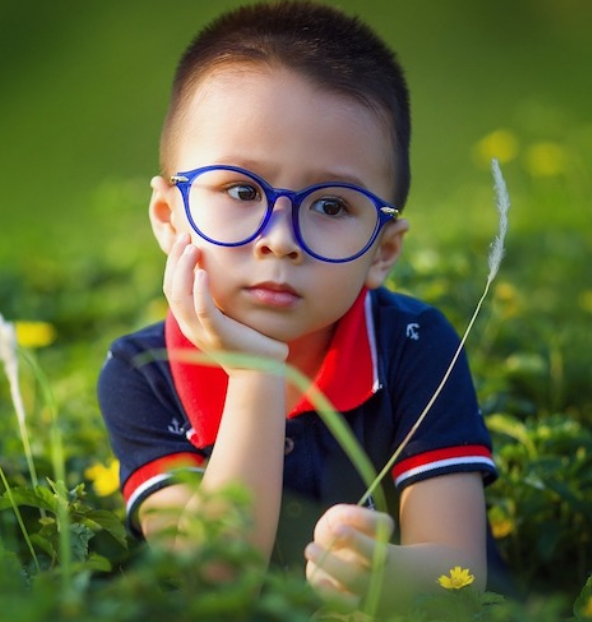
#> input picture download.png, 592 x 622 px
$ jupyter execute Untitled1.ipynb
#> lines starting #> are read from the running program, lines starting #| are printed output that depends on the picture
[cell 1]
import cv2
import matplotlib.pyplot as plt
img = cv2.imread('download.png')
#> img is the input picture: shape (622, 592, 3); mean B, G, R 61.7, 102.5, 99.6
plt.imshow(img[...,::-1])

[cell 2]
import numpy as np

[cell 3]
r, g, b = cv2.split(img)
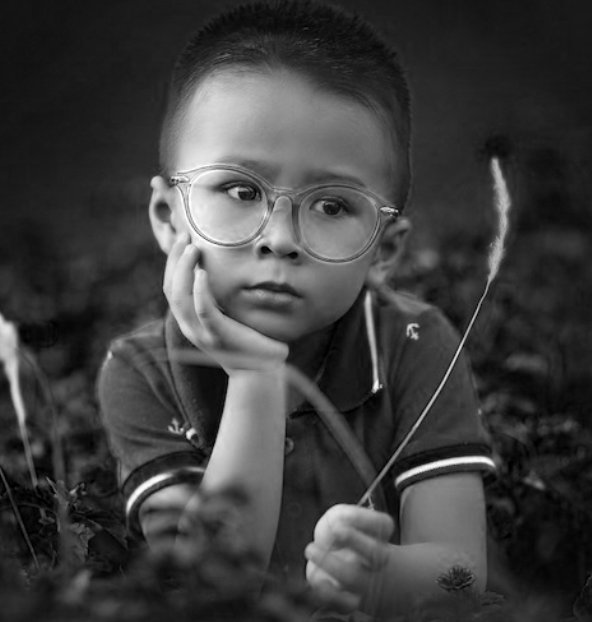
#> r: shape (622, 592); min 0, max 254, mean 61.7
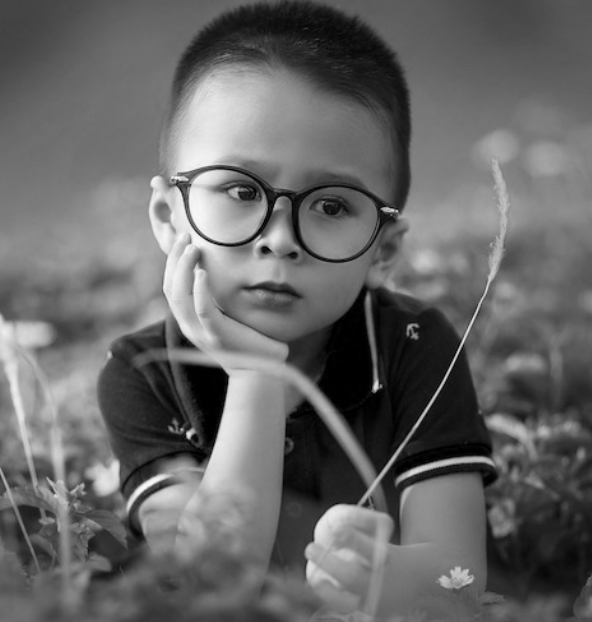
#> g: shape (622, 592); min 0, max 251, mean 102.5
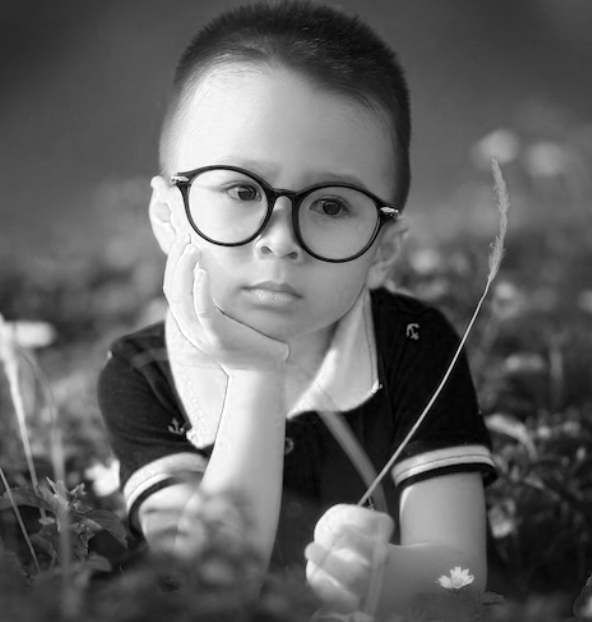
#> b: shape (622, 592); min 0, max 255, mean 99.6
print(r)
#> (printed output is left out)
print('_____')
print(g)
#> (printed output is left out)
print('_____')
print(b)
#> (printed output is left out)

[cell 4]
max_rgb = np.maximum(r,g,b)
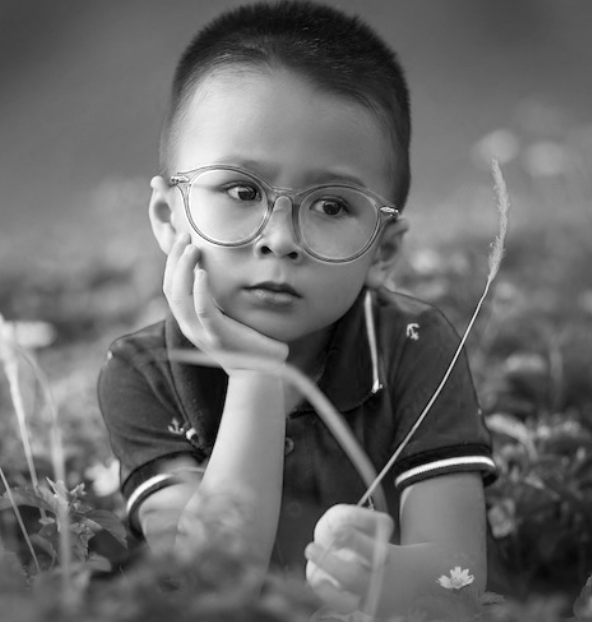
#> max_rgb: shape (622, 592); min 0, max 254, mean 106.8
print(max_rgb)
#> (printed output is left out)

[cell 5]
min_rgb = np.minimum(r,g,b)
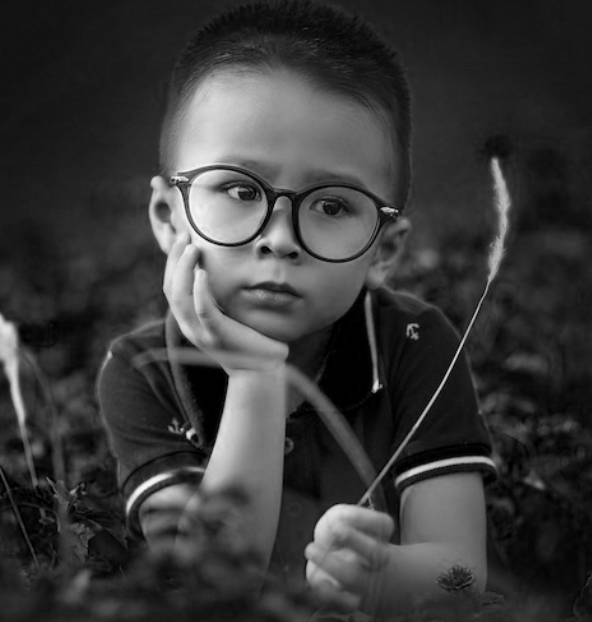
#> min_rgb: shape (622, 592); min 0, max 251, mean 57.4
print(min_rgb)
#> (printed output is left out)

[cell 6]
print(min_rgb)
#> (printed output is left out)
print('______________________________')
print(max_rgb)
#> (printed output is left out)
